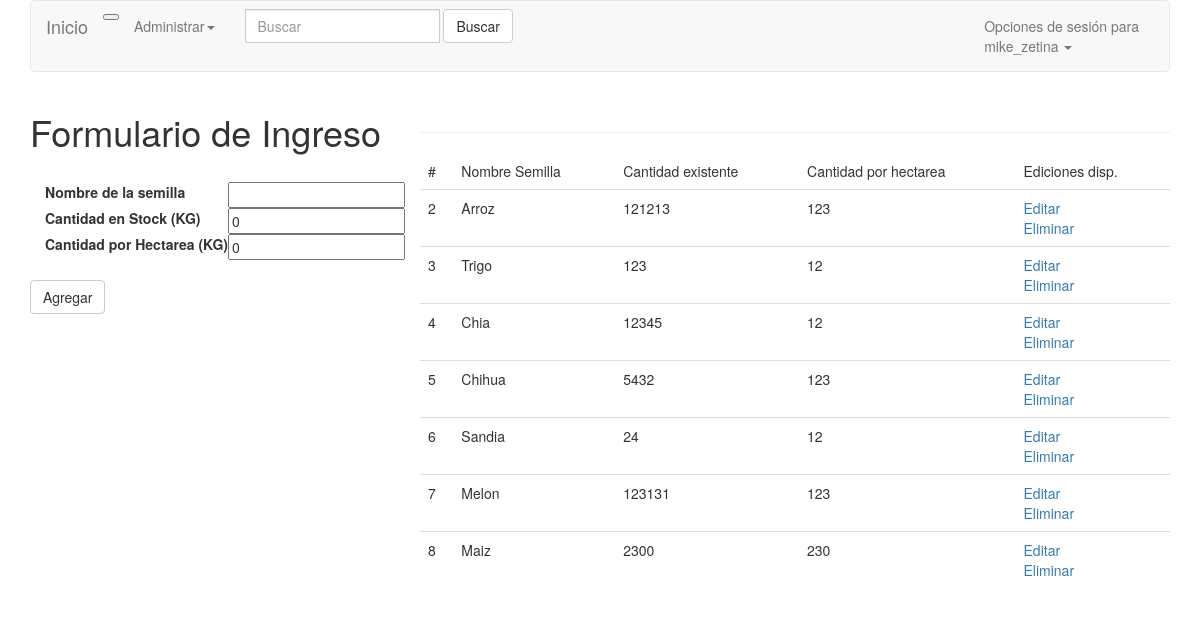
The app's page /inventario/ (signed in), older data.
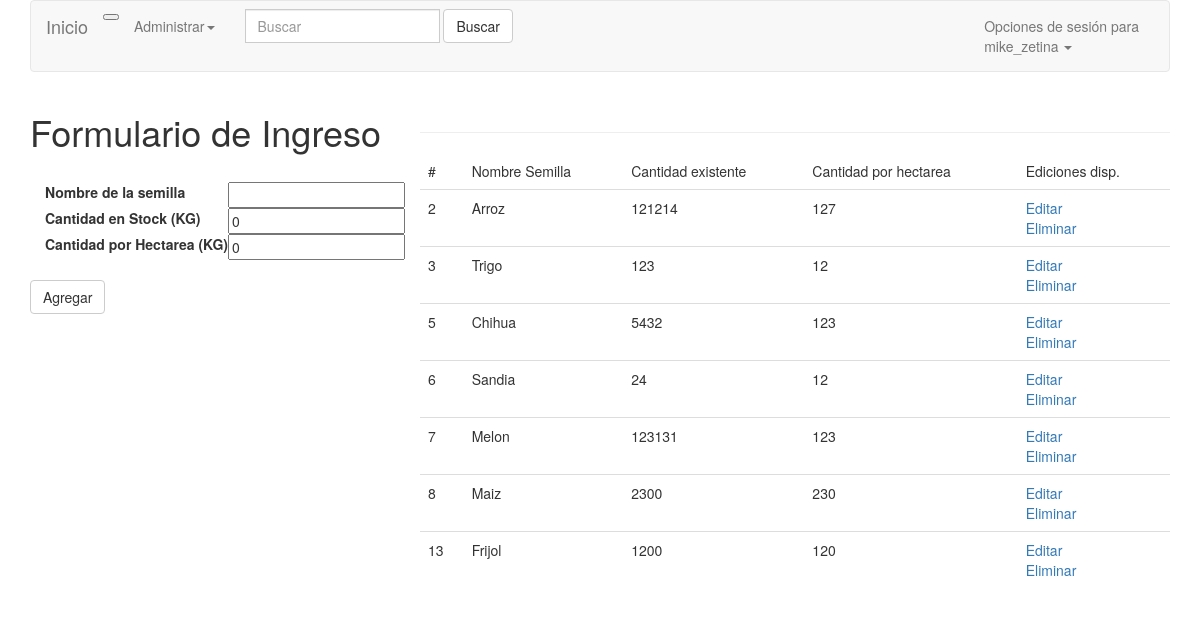
The same page, newer data.
### inventario/models.py (models this page shows, shortened)
class Semilla(models.Model):
    Nombre = models.CharField(max_length=100)
    CantidadExistente = models.PositiveIntegerField(
        verbose_name="Cantidad existente en KG",
        default=0
    )
    CantidadPorHectarea = models.PositiveIntegerField(
        verbose_name="Cantidad en KG que se movimiento por Hectárea",
        default=0,
    )

### inventario/views.py (the view, shortened to what this page needs)
# urls.py: url(r'^inventario/$', SemillaCreate.as_view(), name='inventario'),
class SemillaCreate(CreateView):
    model = Semilla
    template_name = "ingreso_semilla.html"
    form_class = SemillaForm
    success_url = reverse_lazy('inventario:inventario')
    def dispatch(self, request, *args, **kwargs):
        if not request.user.is_staff:
            raise PermissionDenied
        return super(SemillaCreate, self).dispatch(request, *args, **kwargs)
    def get_context_data(self, **kwargs):
        context = super(SemillaCreate, self).get_context_data(**kwargs)
        if 'form' not in context:
            context['form'] = self.form_class(self.request.GET)
        context['semilla_list'] = Semilla.objects.all()
        return context

### inventario/forms.py
class SemillaForm(forms.ModelForm):
    class Meta:
        model = Semilla
        fields = [
            'Nombre',
            'CantidadExistente',
            'CantidadPorHectarea',
        ]
        labels = {
            'Nombre':'Nombre de la semilla',
            'CantidadExistente':'Cantidad en Stock (KG)',
            'CantidadPorHectarea' : 'Cantidad por Hectarea (KG)',
        }

### templates/ingreso_semilla.html (shortened to what this page needs)
{% extends "base.html" %}
{% block content %}
    <div class="container">
        <div class="row" >
            <div class='col-md-12 col-sm-12 col-lg-4'>
                <h1>Formulario de Ingreso</h1>
                <br>
                <form method="POST" action="" enctype='multipart/form-data'>
                    <form class="form-inline">
                        <div  class="container">
                            <table id="contenido">
                                <tr>
                                    <td><label for="{{form.Nombre.name}}">{{form.Nombre.label}}</label></td>
                                    <td>{{form.Nombre}}</td>
                                </tr>
                                <tr>
                                    <td><label for="{{form.CantidadExistente.name}}">{{form.CantidadExistente.label}}</label></td>
                                    <td>{{form.CantidadExistente}}</td>
                                </tr>
                                <tr>
                                    <td><label for="{{form.CantidadPorHectarea.name}}">{{form.CantidadPorHectarea.label}}</label></td>
                                    <td>{{form.CantidadPorHectarea}}</td>
                                </tr>
                            </table>
                        </div>
                        <br>
                        <input type="submit" class="btn btn-default" value="Agregar"/>
                    </form>
                </form>
            </div>
            <br>
            <div class="col-md-12 col-sm-12 col-lg-8">
                <table class="table">
                    <thead>
                    <hr>
                    <tr>
                        <td>#</td>
                        <td>Nombre Semilla</td>
                        <td>Cantidad existente</td>
                        <td>Cantidad por hectarea</td>
                        <td>Ediciones disp.</td>
                    </tr>
                    </thead>
                    <tbody>
                    {% for list in semilla_list %}
                        <tr>
                            <td>{{list.id}}</td>
                            <td>{{list.Nombre}}</td>
                            <td>{{list.CantidadExistente}}</td>
                            <td>{{list.CantidadPorHectarea}}</td>
                            <td>
                                <a href="{% url 'inventario:inventario_editar' list.id %}">Editar</a>
                                <br>
                                {% if request.user.is_superuser %}
                                    <a href="{% url 'inventario:inventario_eliminar' list.id %}">Eliminar</a>
                                {% endif %}
                            </td>
                        </tr>
                    {% endfor %}
                    </tbody>
                </table>
            </div>
        </div>
    </div>
{% endblock %}

### templates/base.html (shortened to what this page needs)
{% load staticfiles %}
<!DOCTYPE html>
<html lang="es">
<head>
	<link rel="stylesheet" href="{% static 'css/bootstrap.min.css' %}">
	<link rel="stylesheet" href="{% static 'css/base.css'%}">
</head>
<body>
	{% block header%}
	<div class="container">
	<nav class="navbar navbar-default">
	<div class="container-fluid">
		<div class="navbar-header">
			<button type="button" class="nav-toggler collapsed" data-toggle="collapse" data-target="#bs-example-navbar-collapse-1" aria-expanded="false">
			</button>
			<a class="navbar-brand" href="{% url 'inventario:list' %}">Inicio</a>
		</div>
		<div class="collapse navbar-collapse" id="bs-example-navbar-collapse-1">
			<ul class="nav navbar-nav">
				<li class="dropdown">
					<a href="#" class="dropdown-toggle" data-toggle="dropdown" role="button" aria-haspopup="true" aria-expanded="false">Administrar<span class="caret"></span></a>
				</li>
			</ul>
            <form method="GET" class="navbar-form navbar-left">
                <div class="input-group">
                    <input type="text" class="form-control" placeholder="Buscar" name="q" value="{{ request.GET.q }}">
                </div>
                <button type="submit" class="btn btn-default">Buscar</button>
            </form>
		<ul class="nav navbar-nav navbar-right">
			<li class="dropdown">
				<a href="#" class="dropdown-toggle" data-toggle="dropdown" role="button" aria-haspopup="true" aria-expanded="false">
                    Opciones de sesión
                    {% if request.user.is_authenticated %} para <br> {{ request.user }}{% endif %}
                    <span class="caret"></span>
                </a>
			</li>
		</ul>
	</div>
	</nav>
	</div>
	{% endblock %}
	{% block content %}
	{% endblock %}
</body>
</html>

Row changes from the older to the newer data that the page shows:
removed Semilla: id "4", Nombre "Chia", CantidadExistente "12345", CantidadPorHectarea "12"
changed Semilla "Arroz": CantidadExistente "121213" → "121214"; CantidadPorHectarea "123" → "127"
added Semilla: id "13", Nombre "Frijol", CantidadExistente "1200", CantidadPorHectarea "120"
